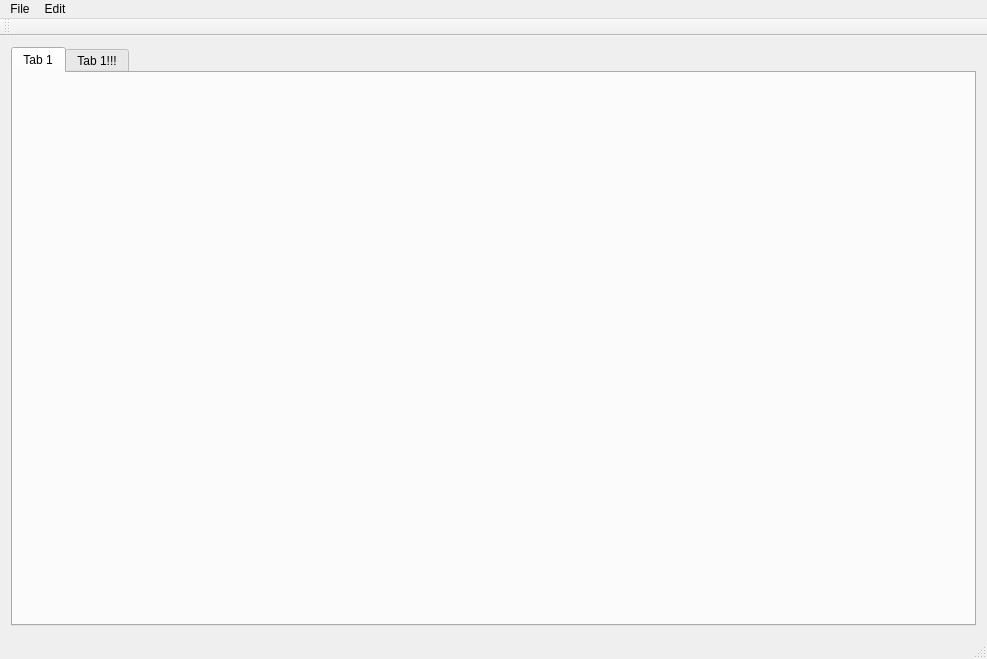
<?xml version="1.0" encoding="UTF-8"?>
<ui version="4.0">
 <class>JudoMasterMainWindow</class>
 <widget class="QMainWindow" name="JudoMasterMainWindow">
  <property name="geometry">
   <rect>
    <x>0</x>
    <y>0</y>
    <width>987</width>
    <height>659</height>
   </rect>
  </property>
  <property name="windowTitle">
   <string>JudoMasterMainWindow</string>
  </property>
  <widget class="QWidget" name="centralWidget">
   <layout class="QVBoxLayout" name="verticalLayout">
    <item>
     <widget class="QTabWidget" name="tabWidget">
      <property name="tabPosition">
       <enum>QTabWidget::North</enum>
      </property>
      <property name="currentIndex">
       <number>0</number>
      </property>
      <widget class="QWidget" name="generalTab">
       <attribute name="title">
        <string>Tab 1</string>
       </attribute>
       <layout class="QVBoxLayout" name="genTabVertLayout" stretch="1">
        <property name="leftMargin">
         <number>10</number>
        </property>
        <property name="topMargin">
         <number>10</number>
        </property>
        <property name="rightMargin">
         <number>10</number>
        </property>
        <property name="bottomMargin">
         <number>10</number>
        </property>
        <item>
         <widget class="ClubsEditor" name="detailsWidget" native="true">
          <property name="minimumSize">
           <size>
            <width>0</width>
            <height>0</height>
           </size>
          </property>
          <layout class="QHBoxLayout" name="horizontalLayout_6">
           <property name="leftMargin">
            <number>0</number>
           </property>
           <property name="topMargin">
            <number>0</number>
           </property>
           <property name="rightMargin">
            <number>0</number>
           </property>
           <property name="bottomMargin">
            <number>0</number>
           </property>
          </layout>
         </widget>
        </item>
       </layout>
      </widget>
      <widget class="QWidget" name="bracketTab">
       <attribute name="title">
        <string>Tab 1!!!</string>
       </attribute>
       <layout class="QVBoxLayout" name="verticalLayout_2">
        <property name="leftMargin">
         <number>10</number>
        </property>
        <property name="topMargin">
         <number>10</number>
        </property>
        <property name="rightMargin">
         <number>10</number>
        </property>
        <property name="bottomMargin">
         <number>10</number>
        </property>
        <item>
         <widget class="BracketManager" name="widget" native="true"/>
        </item>
       </layout>
      </widget>
     </widget>
    </item>
   </layout>
  </widget>
  <widget class="QMenuBar" name="menuBar">
   <property name="geometry">
    <rect>
     <x>0</x>
     <y>0</y>
     <width>987</width>
     <height>22</height>
    </rect>
   </property>
   <widget class="QMenu" name="menuFile">
    <property name="title">
     <string>File</string>
    </property>
    <widget class="QMenu" name="menuPrint">
     <property name="title">
      <string>Print</string>
     </property>
     <addaction name="actionPrint_Registration"/>
    </widget>
    <addaction name="actionNew"/>
    <addaction name="actionOpen"/>
    <addaction name="actionSave"/>
    <addaction name="actionSave_As"/>
    <addaction name="actionClose"/>
    <addaction name="separator"/>
    <addaction name="actionImport"/>
    <addaction name="actionExport"/>
    <addaction name="separator"/>
    <addaction name="menuPrint"/>
    <addaction name="separator"/>
    <addaction name="actionExit"/>
    <addaction name="actionPreferences"/>
   </widget>
   <widget class="QMenu" name="menuEdit">
    <property name="title">
     <string>Edit</string>
    </property>
    <addaction name="actionTournamentInfo"/>
    <addaction name="actionClub"/>
   </widget>
   <addaction name="menuFile"/>
   <addaction name="menuEdit"/>
  </widget>
  <widget class="QToolBar" name="mainToolBar">
   <attribute name="toolBarArea">
    <enum>TopToolBarArea</enum>
   </attribute>
   <attribute name="toolBarBreak">
    <bool>false</bool>
   </attribute>
  </widget>
  <widget class="QStatusBar" name="statusBar"/>
  <action name="actionOpen">
   <property name="text">
    <string>Open...</string>
   </property>
  </action>
  <action name="actionSave">
   <property name="text">
    <string>Save</string>
   </property>
   <property name="shortcut">
    <string>Ctrl+S</string>
   </property>
  </action>
  <action name="actionSave_As">
   <property name="text">
    <string>Save As...</string>
   </property>
  </action>
  <action name="actionNew">
   <property name="text">
    <string>New</string>
   </property>
   <property name="shortcut">
    <string>Ctrl+N</string>
   </property>
  </action>
  <action name="actionClose">
   <property name="text">
    <string>Close</string>
   </property>
  </action>
  <action name="actionExit">
   <property name="text">
    <string>Exit</string>
   </property>
  </action>
  <action name="printBrackets">
   <property name="text">
    <string>Print Brackets</string>
   </property>
  </action>
  <action name="actionPrint_Registration">
   <property name="text">
    <string>Print Registration...</string>
   </property>
  </action>
  <action name="actionImport">
   <property name="text">
    <string>Import...</string>
   </property>
  </action>
  <action name="actionExport">
   <property name="text">
    <string>Export...</string>
   </property>
  </action>
  <action name="actionPreferences">
   <property name="text">
    <string>Preferences...</string>
   </property>
  </action>
  <action name="actionTournamentInfo">
   <property name="text">
    <string>Tournament Info...</string>
   </property>
   <property name="shortcut">
    <string>Ctrl+T</string>
   </property>
  </action>
  <action name="actionClub">
   <property name="text">
    <string>Club...</string>
   </property>
   <property name="shortcut">
    <string>Ctrl+E</string>
   </property>
   <property name="shortcutContext">
    <enum>Qt::ApplicationShortcut</enum>
   </property>
  </action>
 </widget>
 <layoutdefault spacing="6" margin="11"/>
 <customwidgets>
  <customwidget>
   <class>ClubsEditor</class>
   <extends>QWidget</extends>
   <header>ClubsEditor.h</header>
   <container>1</container>
  </customwidget>
  <customwidget>
   <class>BracketManager</class>
   <extends>QWidget</extends>
   <header location="global">BracketManager.h</header>
   <container>1</container>
  </customwidget>
 </customwidgets>
 <resources/>
 <connections/>
</ui>
